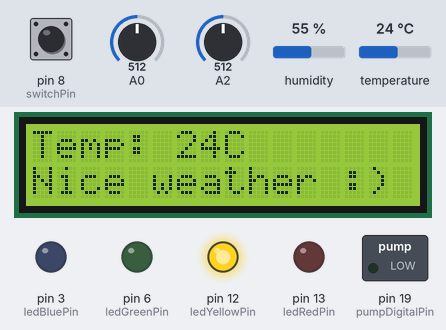
A sketch run on a simulated Arduino Uno, built with avr-gcc and run on an emulated ATmega328P. Shown: 16×2 character LCD, switched loads named in the sketch (green lamp = pin HIGH), output pins drawn as LEDs (lit = HIGH). The test bench sets the inputs (shaded band); at power-on: temperature 24 °C, pin 8 (switchPin) LOW, humidity 55 %, A0 = 512, A2 = 512. What the sketch prints to the serial monitor is not drawn.

Above: at 1.7 s.
1.8 s: temperature set to 38 °C
At 3.5 s:
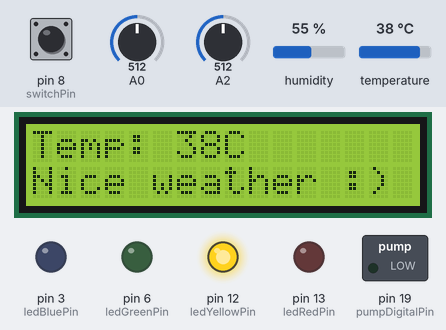
3.8 s: temperature set to 41 °C
At 5.8 s:
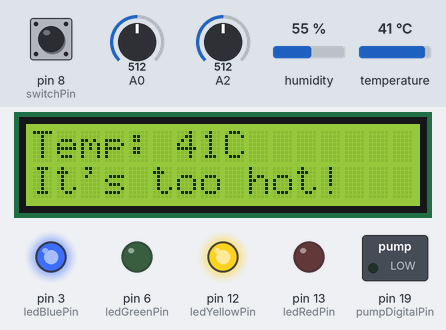
6.1 s: pin 8 (switchPin) pulled HIGH for 1 s
At 8.8 s:
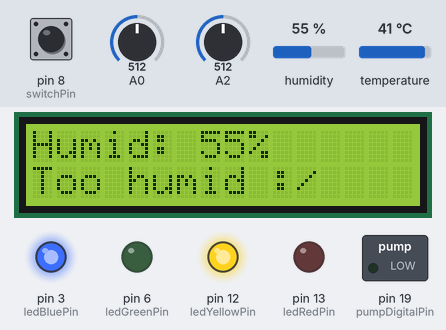
9.7 s: humidity set to 51 %
At 11.3 s:
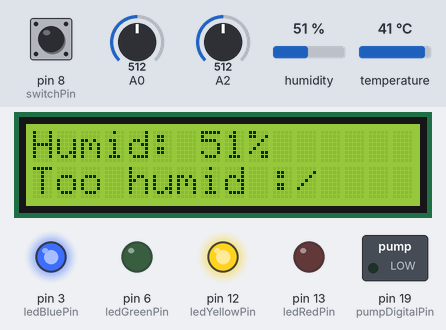
12.0 s: humidity set to 48 %
At 13.8 s:
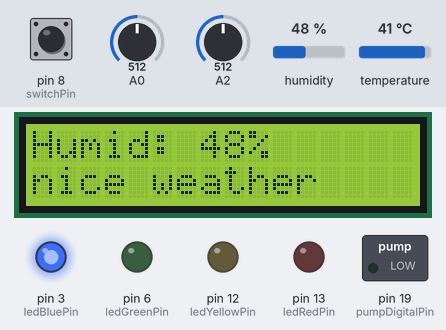
14.4 s: pin 8 (switchPin) pulled HIGH for 3.2 s
At 19.4 s:
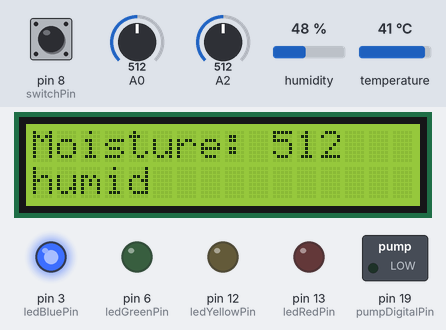
Timing chart, 0 to 20.9 s (numbered marks = the images above; inputs shaded):
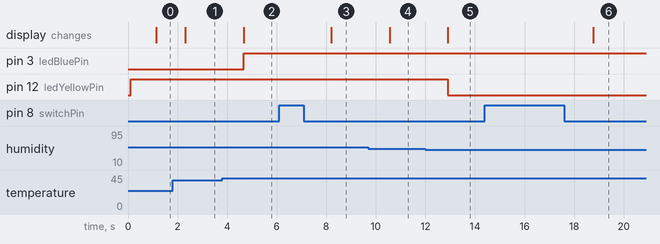

The sketch:

sketch_plant_project.ino
```cpp
// Plant water project

// include the library code:
#include <LiquidCrystal.h>
// include for moisture sensor
#include <dht11.h>
dht11 DHT;
#define DHT11_PIN 11

// initialize the library with the numbers of the interface pins
LiquidCrystal lcd(10, 9, 5, 4, 7, 2);

// set up a constant for the tilt switch pin
const int switchPin = 8;

// variable to hold the value of the switch pin
int switchState = 0;

// variable to hold previous value of the switch pin
int prevSwitchState = 0;

// a variable to choose which reply from the crystal ball
int reply;

int hits = 0;

// variable to hold sensor value
int sensorValue;
// variable to calibrate low value
int sensorLow = 1023;
// variable to calibrate high value
int sensorHigh = 0;

// light sensor value
int lightVal;

// moisture sensor value
int tempHumidityVal;

// moisture sensor value
int moistureVal;

// LED pin
const int ledRedPin = 13;
const int ledBluePin = 3;
const int ledGreenPin = 6;
const int ledYellowPin = 12;
const int pumpDigitalPin = 19; // Analog pin A5

void setup() {
  // set up the number of columns and rows on the LCD
  lcd.begin(16, 2);
  Serial.begin(9600);

  // set up the switch pin as an input
  pinMode(switchPin, INPUT);
  pinMode(ledRedPin, OUTPUT);
  pinMode(ledBluePin, OUTPUT);
  pinMode(ledGreenPin, OUTPUT);
  pinMode(ledYellowPin, OUTPUT);
  pinMode(pumpDigitalPin, OUTPUT);
}

void printSensorStartValues() {
  Serial.println(lightVal,DEC);// print initial value of light sensor
  Serial.println(tempHumidityVal,DEC); // print initial value of moisture sensor
  Serial.println(DHT11LIB_VERSION);
  Serial.println();
  Serial.println("Type,\tstatus,\tHumidity (%),\tTemperature (C)");
}

void loop() {
  // this keeps checking the moisture to activate/deactivate the pump
  checkMoistureForPump();
  // switch led on
  readLight(false);
  readTemperature(false);
  readHumidity(false);
  readMoisture(false);
  // this manages the click of the switch button
  clickSwitchButton();
}

void clickSwitchButton(){
  // check the status of the switch
  switchState = digitalRead(switchPin);

  if(switchState != prevSwitchState) {
    if (switchState == LOW) {
          hits = hits + 1;
          delay(10);
    }
  }

  switch(hits){
    case 0:
   //Serial.println("hits = 0");
    readTemperature(true);
    break;

    case 1:
    readHumidity(true);
    break;

    case 2:
    readMoisture(true);
    break;

    case 3:
    readLight(true);
    break;

    default:
    hits = 0;
    break;
  }

  prevSwitchState = switchState;
  delay(100);
}

void readLight(bool print) {
  lightVal = analogRead(A0);
  if(print){
    // DISPLAY DATA ON LCD
    lcd.clear();
    lcd.setCursor(0, 0);
    lcd.print("Light: "); lcd.print(lightVal, DEC); lcd.print(" Lux");
    lcd.setCursor(0,1);
  }

  if(lightVal < 500) {
    digitalWrite(ledGreenPin, HIGH);
    if(print){
      lcd.print("need light");
    }
  } else if (lightVal >= 501 && lightVal < 1000){
    digitalWrite(ledGreenPin, LOW);
    if(print){
      lcd.print("nice sun :)");
    }
  }
  else {
    digitalWrite(ledGreenPin, HIGH);
    if(print){
      lcd.print("sunburn!");
    }
  }
}

void readTemperature(bool print) {
  int chk;
  Serial.print("DHT11, \t");
  chk = DHT.read(DHT11_PIN);    // READ DATA
  switch (chk){
    case DHTLIB_OK:
                Serial.print("OK,\t");
                break;
    case DHTLIB_ERROR_CHECKSUM:
                Serial.print("Checksum error,\t");
                break;
    case DHTLIB_ERROR_TIMEOUT:
                Serial.print("Time out error,\t");
                break;
    default:
                Serial.print("Unknown error,\t");
                break;
  }
 // DISPLAT DATA ON SERIAL
  int temperature = DHT.temperature;
  Serial.println(temperature,1);

  // DISPLAY DATA ON LCD
  if(print) {
    lcd.clear();
    lcd.setCursor(0, 0);
    lcd.print("Temp: "); lcd.print(temperature, 1); lcd.print("C");
    lcd.setCursor(0, 1);
  }

  if(temperature < 10) {
    digitalWrite(ledBluePin, HIGH);
    if(print){
      lcd.print("I'm cold!");
    }
  }
  else if(temperature >= 11 && temperature < 40) {
    digitalWrite(ledBluePin, LOW);
    if(print){
      lcd.print("Nice weather :)");
    }
  }
  else {
    digitalWrite(ledBluePin, HIGH);
    if(print){
      lcd.print("It's too hot!");
    }
  }
}

void readHumidity(bool print) {
  int chk;
  Serial.print("DHT11, \t");
  chk = DHT.read(DHT11_PIN);    // READ DATA
  switch (chk){
    case DHTLIB_OK:
                Serial.print("OK,\t");
                break;
    case DHTLIB_ERROR_CHECKSUM:
                Serial.print("Checksum error,\t");
                break;
    case DHTLIB_ERROR_TIMEOUT:
                Serial.print("Time out error,\t");
                break;
    default:
                Serial.print("Unknown error,\t");
                break;
  }
 // DISPLAT DATA ON SERIAL
  int humidity = DHT.humidity;
  Serial.print(humidity,1);
  // DISPLAY DATA ON LCD

  if (print) {
    lcd.clear();
    lcd.setCursor(0, 0);
    lcd.print("Humid: "); lcd.print(humidity, 1); lcd.print("%");
    lcd.setCursor(0, 1);
  }
  if(humidity < 30) {
    digitalWrite(ledYellowPin, HIGH);

    if (print) {
      lcd.print("dry weather..");
    }
  }
  else if (humidity >= 11 && humidity < 50) {
    digitalWrite(ledYellowPin, LOW);
    if(print){
      lcd.print("nice weather");
    }
  }
  else {
    digitalWrite(ledYellowPin, HIGH);
    if(print){
      lcd.print("Too humid :/");
    }
  }
}

void resetAllLed() {
  digitalWrite(ledRedPin, LOW);
  digitalWrite(ledGreenPin, LOW);
  digitalWrite(ledYellowPin, LOW);
  digitalWrite(ledBluePin, LOW);
}

void readMoisture(bool print) {
  moistureVal = analogRead(A2);
  if(print){
    lcd.clear();
    lcd.setCursor(0, 0);
    lcd.print("Moisture: "); lcd.print(moistureVal, DEC);
    lcd.setCursor(0,1);
  }

  if(moistureVal >=0 && moistureVal <= 300) {
    if(print){
      lcd.print("too dry!");
    }
    digitalWrite(ledRedPin, HIGH);
    digitalWrite(pumpDigitalPin, HIGH); // activate pump
  }
  else if(moistureVal >300 && moistureVal <=700) {
    if(print){
      lcd.print("humid");
    }
    digitalWrite(ledRedPin, LOW);
    digitalWrite(pumpDigitalPin, LOW); // deactivate pump
  }
  else {
    digitalWrite(ledRedPin, HIGH);
    if(print){
      lcd.print("I'm drowning :(");
    }
  }
  delay(1000);
}

void checkMoistureForPump() {
  moistureVal = analogRead(A2);
  if(moistureVal >=0 && moistureVal <= 300) {
    digitalWrite(pumpDigitalPin, HIGH); // activate pump
  }
  else if(moistureVal >300 && moistureVal <=700) {
    digitalWrite(pumpDigitalPin, LOW); // deactivate pump
  }
}
```

Measured:
- the behaviour switches between 39 and 40 °C on temperature (found by bisection; images 1 and 2)
- the behaviour switches between 50 and 49 % on humidity (found by bisection; images 4 and 5)
- after the input at 1.8 s, the display: changes after 0.52 s (image 1)
- after the input at 3.8 s, pin 3 (ledBluePin): LOW → HIGH after 0.87 s; the display: changes after 0.87 s (image 2)
- after the input at 6.1 s, the display: changes after 2.1 s (image 3)
- after the input at 9.7 s, the display: changes after 0.86 s (image 4)
- after the input at 12.0 s, pin 12 (ledYellowPin): HIGH → LOW after 0.91 s; the display: changes after 0.91 s (image 5)
- after the input at 14.4 s, the display: changes after 4.4 s (image 6)
